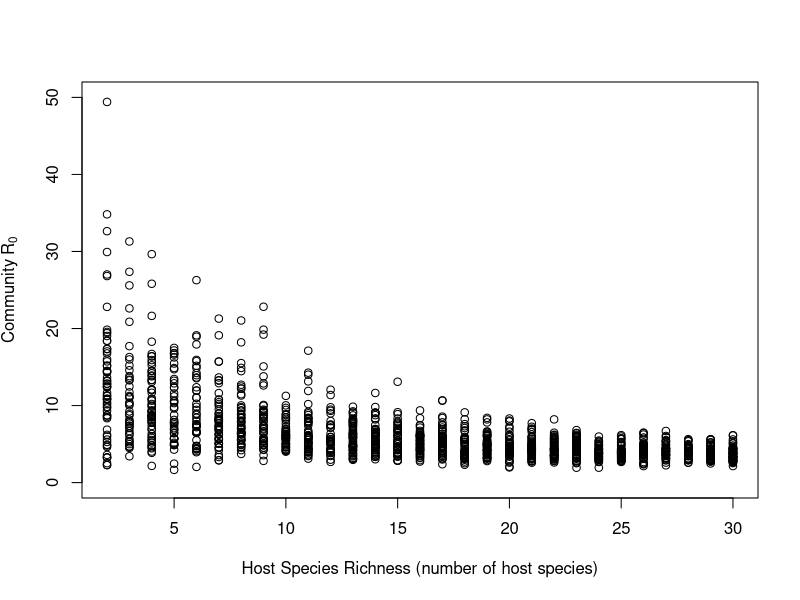

This figure's R source:
## ---- chunk 1
knitr::opts_chunk$set(echo = TRUE, fig.pos = 'h')
## ---- chunk 2
# Assign the number of species in the host community:
N = 3     
# Assign the value of $c$, mediating the strength of between-specific transmission:
c_val = 0.1  

beta_matrix_func = function(N, c_val){
  
  # Make an N x N matrix to store the beta values:
  beta_matrix = matrix(0, ncol = N, nrow = N)

  # The diagonal of the matrix represents within-specific transmission (\beta_{i,i})
  # The runif() function randomly draws from a uniform distribution of real numbers
  # between the min and max values (read it like "random-uniform" = runif() )
  diag(beta_matrix) = runif(N, min = 0, max = 10)
  
  # Now we will assign the values of between-specific transmission (e.g., $\beta_{i,j}$)
  # We use a nested for-loop to traverse the matrix:
  for(i in 1:N){
    for(j in 1:N){
      
      # We only want to assign the off-diagonals:
      if(i != j){
        beta_matrix[i, j] = c_val * ( (beta_matrix[i, i] + beta_matrix[j, j]) / 2 )
      }
      
    }
  } 

  return(beta_matrix)
  
} # end the function

# Now test the function
beta_matrix_func(N, c_val)

## ---- chunk 3

# Store the beta matrix as an object for later:
beta_ij = beta_matrix_func(N, c_val)

# Draw values of recovery rate
# We want the average infectious period to range from 2 days to 10 days:
gamma_i = runif(n = N, min = 1/10, max = 1/2)

# Draw arbitrary values of the abundance of each species. 
abund_i = runif(n = N, min = 1, max = 1000)
# Convert these to proportional abundance
# Ensure they sum to one, by dividing by the total abundance
p_i = abund_i / sum(abund_i) 

########################
# YOUR TASK ############
########################
# Finish this function to assemble the $G$ matrix for any given number of species.

G_matrix_func = function(N, beta_ij, gamma_i, p_i){
  
  # Create a blank matrix:
  G_matrix = matrix(0, nrow = N, ncol = N) 
  
  ########################
  # How do we fill the matrix? 
  ########################
  
  for (i in 1:N)
  {
    for (j in 1:N)
    {
      G_matrix[i, j] = (beta_ij[i,j] * p_i[i]) / gamma_i[j]
    }
  }
  
  return(G_matrix)
}

completed_matrix = G_matrix_func(N, beta_ij, gamma_i, p_i)
## ---- chunk 4
g_eigen_vals = eigen(completed_matrix)

print(g_eigen_vals$values[1])
## ---- chunk 5
# This creates a vector of size 1500, by sampling integers with replacement.
N_vector = sample(c(2:30), size = 1500, replace = TRUE) 

# Set up a plot:
# You may need to adjust your y-axis limits
plot(NA,NA,
     xlim = c(2, 30),
     ylim = c(0, 50),
     xlab = "Host Species Richness (number of host species)",
     ylab = expression("Community"~R[0]))

# Use a for-loop and your functions to calculate Community $R_0$
# for 1500 unique (randomly generated) host communities

for (i in 1:1500)
{
  # Get vector value for number of species in community
  num_species = N_vector[i]
  
  # Generate random vector values for abundance, transmission, recovery
  gamma_i = runif(n = num_species, min = 1/10, max = 1/2)
  abund_i = runif(n = num_species, min = 1, max = 1000)
  p_i = abund_i / sum(abund_i)
  
  # Generate Beta value matrix
  community_b_matrix = beta_matrix_func(num_species, c_val)
  
  # Generate G matrix
  community_g_matrix = 
    G_matrix_func(num_species, community_b_matrix, gamma_i, p_i)
  
  # Calculate G matrix eigen values
  community_eigen_vals = eigen(community_g_matrix)
  
  # Find community R-naught value from eigen values
  r_naught_val = community_eigen_vals$values[1]
  
  # Plot number of species against community R-naught value
  points(num_species, r_naught_val)
}

# Show the Community $R_0$ as points on the graph.
# points()
